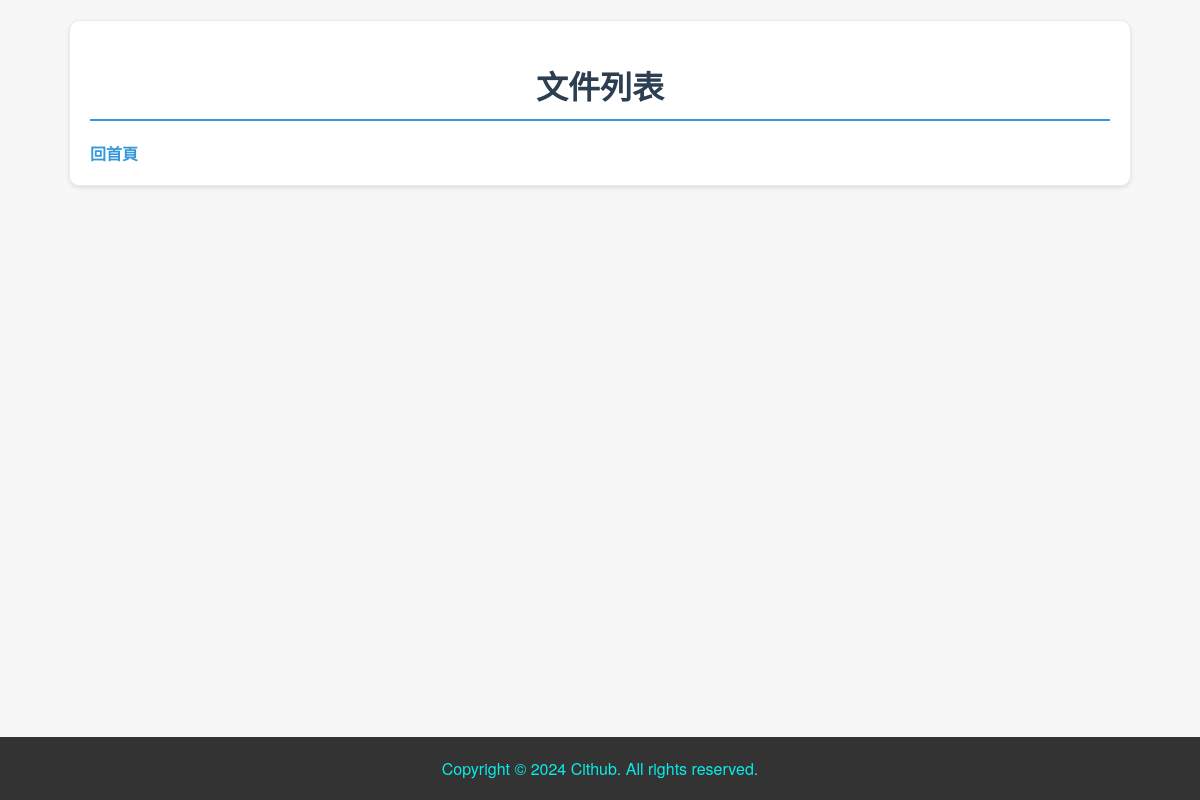
Before: /files with the older database file.
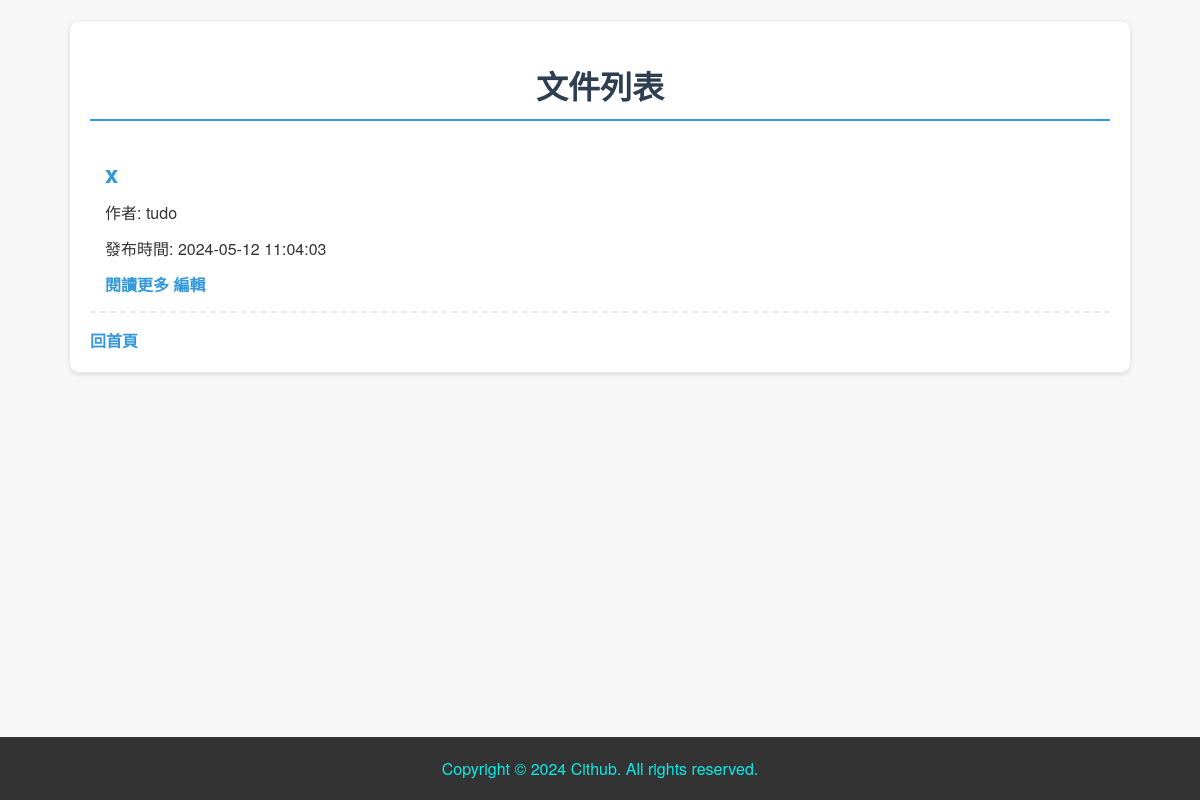
After: the same page with the newer database file.
### tables this page shows
CREATE TABLE posts (
            id INTEGER PRIMARY KEY AUTOINCREMENT,
            user_id INTEGER,
            title TEXT,
            content TEXT,
            created_at DATETIME DEFAULT CURRENT_TIMESTAMP,
            FOREIGN KEY(user_id) REFERENCES users(id)
        );

CREATE TABLE users (
            id INTEGER PRIMARY KEY AUTOINCREMENT,
            username TEXT NOT NULL UNIQUE,
            password TEXT NOT NULL,
            email TEXT NOT NULL UNIQUE
        );

### app1.py (the view)
@app.route("/files")
def list_md_files():
    conn = get_db_connection()
    post_rows = conn.execute('''
    SELECT p.id, p.title, p.content, p.created_at, u.username
    FROM posts p
    JOIN users u ON p.user_id = u.id
    ORDER BY p.created_at DESC
    ''').fetchall()
    conn.close()
    posts = [dict(post) for post in post_rows]
    return render_template('files.html', posts=posts)

### app1.py (called while the page is built)
def get_db_connection():
    conn = sqlite3.connect(DATABASE)
    conn.row_factory = sqlite3.Row
    return conn

@app.before_request
def rate_limit():
    ip = request.remote_addr
    now = time.time()
    if ip not in request_count:
        request_count[ip] = []
    request_count[ip] = [timestamp for timestamp in request_count[ip] if now - timestamp < TIME_WINDOW]
    if len(request_count[ip]) >= RATE_LIMIT:
        return jsonify({"message": "請求過於頻繁，請稍後再試。"}), 429
    request_count[ip].append(now)

@app.before_request
def log_request_info():
    executor.submit(log_message, f"IP: {request.remote_addr}, URL: {request.url}")

### templates/files.html (shortened to what this page needs)
<!DOCTYPE html>
<html lang="zh-tw">
<head>
</head>
<body>
    <div class="container">
        <h1>文件列表</h1>
        {% for post in posts %}
            <div class="post">
                <h2>{{ post.title }}</h2>
                <p>作者:
                    {% if post.username == 'admin' %}
                        <span class="admin">{{ post.username }}</span>
                    {% elif post.username == 'Moderator' %}
                        <span class="Moderator">{{ post.username }}</span>
                    {% else %}
                        {{ post.username }}
                    {% endif %}
                </p>
                <p>發布時間: {{ post.created_at }}</p>
                <a href="{{ url_for('view_file', post_id=post.id) }}">閱讀更多</a>
                <a href="{{ url_for('edit_post', post_id=post['id']) }}">編輯</a>
            </div>
        {% endfor %}
        <footer>Copyright &copy; 2024 Cithub. All rights reserved.</footer>
        <a href="/index">回首頁</a>
    </div>
</body>
</html>

### templates/files.html (style rules this page uses)
body { font-family: 'Helvetica Neue', Helvetica, Arial, sans-serif; color: #333; background-color: #f7f7f7; margin: 0; padding: 0; }
.container { width: 85%; margin: 20px auto; padding: 20px; background: #ffffff; border: 1px solid #eaeaea; border-radius: 10px; box-shadow: 0 2px 4px rgba(0,0,0,0.1); }
h1 { border-bottom: 2px solid #3498db; padding-bottom: 10px; margin-bottom: 20px; color: #2c3e50; text-align: center; }
.post { margin-bottom: 15px; padding: 15px; border-bottom: 2px dashed #eaeaea; transition: all 0.3s ease; }
.post h2 { color: #3498db; font-size: 24px; margin-top: 0; margin-bottom: 5px; }
.post p { font-size: 16px; line-height: 1.6; margin: 10px 0; }
a { color: #3498db; text-decoration: none; font-weight: bold; background-color: transparent; transition: color 0.2s; }
footer { position: fixed; bottom: 0; left: 0; width: 100%; background-color: #333; color: #07edea; padding: 20px 0; text-align: center; }

Changed rows visible on the page:
added posts: title "x", username "tudo", created_at "2024-05-12 11:04:03"
